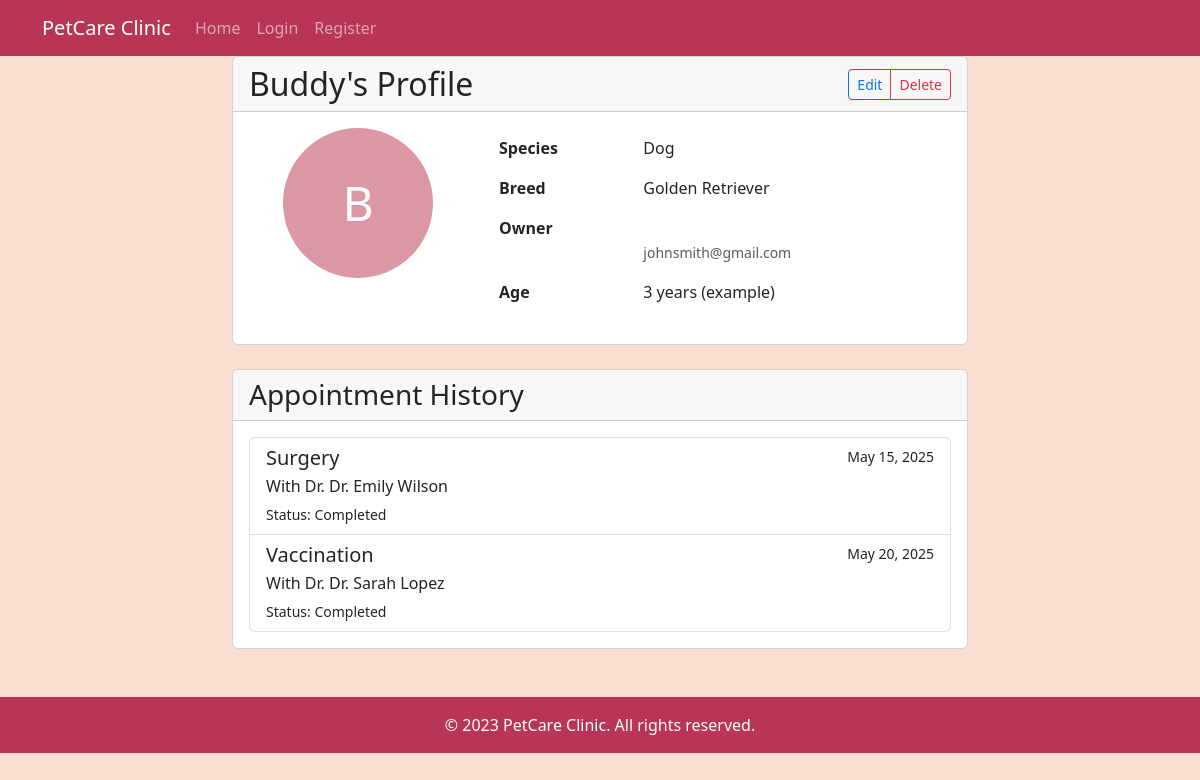
Before: /pets/1/ with the older database file.
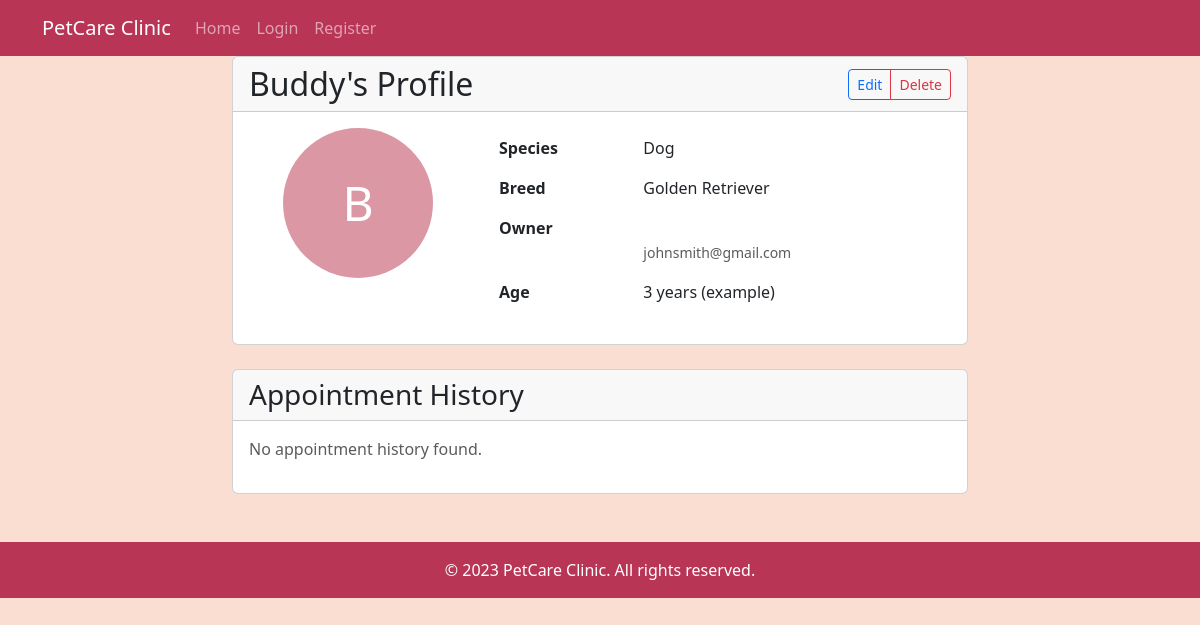
After: the same page with the newer database file.
### clinic/models.py (models this page shows, shortened)
class Appointment(models.Model):
    pet = models.ForeignKey(Pet, on_delete=models.CASCADE, related_name="appointments")
    vet = models.ForeignKey(Vet, on_delete=models.CASCADE, related_name="appointments")
    date = models.DateTimeField(verbose_name="Appointment Date")
    reason = models.CharField(max_length=200, verbose_name="Reason")
    class Meta:
        unique_together = ('vet', 'date')

class Vet(models.Model):
    name = models.CharField(max_length=100, verbose_name="Veterinarian Name")

### clinic/views.py (the view)
# urls.py: path('pets/<int:pk>/', PetDetailView.as_view(), name='pet-detail'),
class PetDetailView(DetailView):
    model = Pet
    template_name = 'clinic/pet_detail.html'
    context_object_name = 'pet'

### clinic/templates/clinic/pet_detail.html (shortened to what this page needs)
{% extends 'clinic/base.html' %}
{% block content %}
<div class="row">
    <div class="col-md-8 mx-auto">
        <div class="card pet-card mb-4">
            <div class="card-header d-flex justify-content-between align-items-center">
                <h2 class="mb-0">{{ pet.name }}'s Profile</h2>
                <div class="btn-group">
                    <a href="{% url 'pet-update' pet.id %}" class="btn btn-sm btn-outline-primary">Edit</a>
                    <a href="{% url 'pet-delete' pet.id %}" class="btn btn-sm btn-outline-danger">Delete</a>
                </div>
            </div>
            <div class="card-body">
                <div class="row">
                    <div class="col-md-4 text-center">
                        <div class="pet-avatar mb-3" style="
                            width: 150px;
                            height: 150px;
                            background-color: var(--parrot-pink);
                            border-radius: 50%;
                            display: inline-flex;
                            align-items: center;
                            justify-content: center;
                            font-size: 3rem;
                            color: white;
                        ">
                            {{ pet.name|first|upper }}
                        </div>
                    </div>
                    <div class="col-md-8">
                        <table class="table table-borderless">
                            <tbody>
                                <tr>
                                    <th scope="row">Species</th>
                                    <td>{{ pet.species }}</td>
                                </tr>
                                <tr>
                                    <th scope="row">Breed</th>
                                    <td>{{ pet.breed }}</td>
                                </tr>
                                <tr>
                                    <th scope="row">Owner</th>
                                    <td>
                                        <br>
                                        <small class="text-muted">{{ pet.owner.email }}</small>
                                    </td>
                                </tr>
                                <tr>
                                    <th scope="row">Age</th>
                                    <td>3 years (example)</td>
                                </tr>
                            </tbody>
                        </table>
                    </div>
                </div>
            </div>
        </div>
        <div class="card">
            <div class="card-header">
                <h3 class="mb-0">Appointment History</h3>
            </div>
            <div class="card-body">
                {% if pet.appointments.all %}
                <div class="list-group">
                    {% for appointment in pet.appointments.all %}
                    <div class="list-group-item">
                        <div class="d-flex w-100 justify-content-between">
                            <h5 class="mb-1">{{ appointment.reason }}</h5>
                            <small>{{ appointment.date|date:"M d, Y" }}</small>
                        </div>
                        <p class="mb-1">With Dr. {{ appointment.vet.name }}</p>
                        <small>Status: Completed</small>
                    </div>
                    {% endfor %}
                </div>
                {% else %}
                <p class="text-muted">No appointment history found.</p>
                {% endif %}
            </div>
        </div>
    </div>
</div>
{% endblock %}

Changed rows visible on the page:
removed Appointment: reason "Surgery", date "May 15, 2025", vet.name "Dr. Emily Wilson"
removed Appointment: reason "Vaccination", date "May 20, 2025", vet.name "Dr. Sarah Lopez"
Other visible differences:
text now shown: "No appointment history found."
